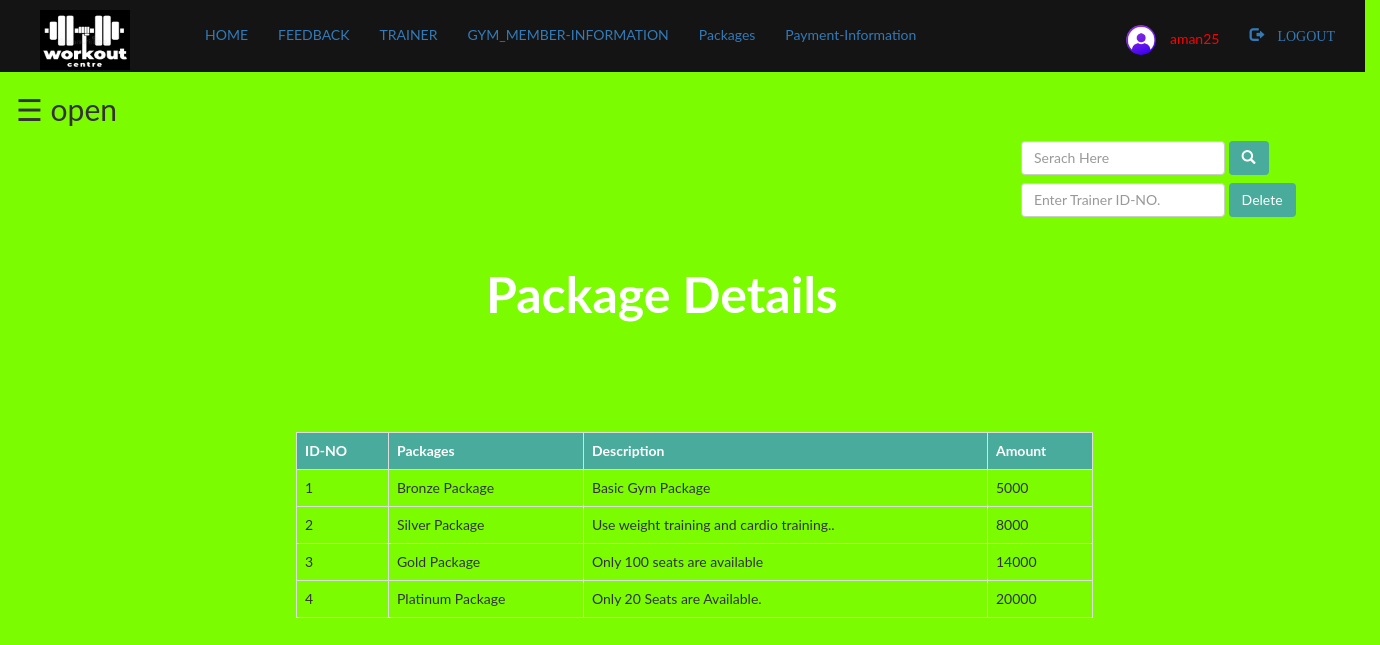
The page /Admin/packages.php (signed in) on the database its author committed.
### tables this page shows
CREATE TABLE `packages` (
  `p_id` int(100) NOT NULL,
  `amount` bigint(200) NOT NULL,
  `description` varchar(1000) NOT NULL,
  `package` varchar(1000) NOT NULL
);

### Admin/packages.php (the view, shortened to what this page needs)
<?php
 include "connection.php";
 include "navbar.php";
?>
<!DOCTYPE html>
<html>
<head>
        <link rel="stylesheet" type="text/css" href="">
             <link rel="stylesheet" href="https://maxcdn.bootstrapcdn.com/bootstrap/3.3.7/css/bootstrap.min.css">
</head>
<body style="background-color:lawngreen; " >
<div id="main">
  <span style="font-size:30px;cursor:pointer" onclick="openNav()">&#9776; open</span>
<div style="margin-left:20px; ">
        <div class="search_b">
                <form class="navbar-form" method="post" name="t_searchbar">
                        <div>
                                <input  type="text" class="form-control" name="search"
                                placeholder="Serach Here"
                                 required="">
                                <button style="background-color:#49ab9b ; color:white;" type="submit" name="submit"
                                 class="btn btn=default">
                                <span class="glyphicon glyphicon-search"> </span>
                                </button>
                        </div>
                </form>
                <form class="navbar-form" method="post" name="del_searchbar">
                        <div>
                                <input type="text" class="form-control" name="p_id"
                                 placeholder="Enter Trainer ID-NO." required="">
                                <button style="background-color:#49ab9b ; color:white;" type="submit" name="submit1"
                                 class="btn btn=default"> Delete
                                </button>
                        </div>
                </form>
        </div>
<h1 style="margin-left:450px; font-size:50px; color:white; margin-bottom:20px; margin-top:50px;"><b> Package Details </b></h1>
<br>
<br>
<?php
        if(isset($_POST['submit']))
        {
                $q=mysqli_query($db,"SELECT * FROM packages where
                p_id like '%$_POST[search]%'
                 OR amount like '%$_POST[search]%'
                 OR description like '%$_POST[search]%'
                 OR package like '%$_POST[search]%'
                  ");
                if (mysqli_num_rows($q)==0)
                {
                        echo "sorry please try again.";
                }
                else{
                        echo "<table style='width:60%;  margin-left:260px; margin-top:50px;
                        ' class='table table-bordered table-hover ' >";
                        echo "<tr style='background-color:#49ab9b; color:white;'>";
                                echo "<th>"; echo "ID-NO";	echo "</th>";
                                echo "<th>"; echo "Packages";  echo "</th>";
                                echo "<th>"; echo "Description";  echo "</th>";
                                echo "<th>"; echo "Amount";  echo "</th>";
                                echo "</th>";
                        while($row=mysqli_fetch_assoc($q))
                        {
                                echo "<tr>";
                                echo "<td>"; echo $row['p_id']; echo "</td>";
                                echo "<td>"; echo $row['package']; echo "</td>";
                                echo "<td>"; echo $row['description']; echo "</td>";
                                echo "<td>"; echo $row['amount']; echo "</td>";
                                echo "</tr>";
                        }
                echo "</table>";
                }
        }
        else{
                $res=mysqli_query($db,"SELECT * FROM packages;");
                echo "<table style='width:60%; margin-left:260px; margin-top:50px;
                ' class='table table-bordered table-hover ' >";
                        echo "<tr style='background-color:#49ab9b; color:white;'>";
                                echo "<th>"; echo "ID-NO";	echo "</th>";
                                echo "<th>"; echo "Packages";  echo "</th>";
                                echo "<th>"; echo "Description";  echo "</th>";
                                echo "<th>"; echo "Amount";  echo "</th>";
                                echo "</tr>";
                        while($row=mysqli_fetch_assoc($res))
                        {
                                echo "<tr>";
                                echo "<td>"; echo $row['p_id']; echo "</td>";
                                echo "<td>"; echo $row['package']; echo "</td>";
                                echo "<td>"; echo $row['description']; echo "</td>";
                                echo "<td>"; echo $row['amount']; echo "</td>";
                                echo "</tr>";
                        }
                echo "</table>";
        }
                ?>
</div>
</body>
</html>

### Admin/packages.php (style rules this page uses)
body { font-family: "Lato", sans-serif; transition: background-color .5s; }
#main { transition: margin-left .5s; padding: 16px; }
.search_b { margin-top: 10px; margin-left: 970px; margin-bottom: 5px; margin-right: 20px; }

### rows shown on the page
packages: p_id "1", package "Bronze Package", description "Basic Gym Package", amount "5000"
packages: p_id "2", package "Silver Package", description "Use weight training and cardio training..", amount "8000"
packages: p_id "3", package "Gold Package", description "Only 100 seats are available", amount "14000"
packages: p_id "4", package "Platinum Package", description "Only 20 Seats are Available.", amount "20000"

### other values the page prints
$_SESSION['login_user'] "aman25"
